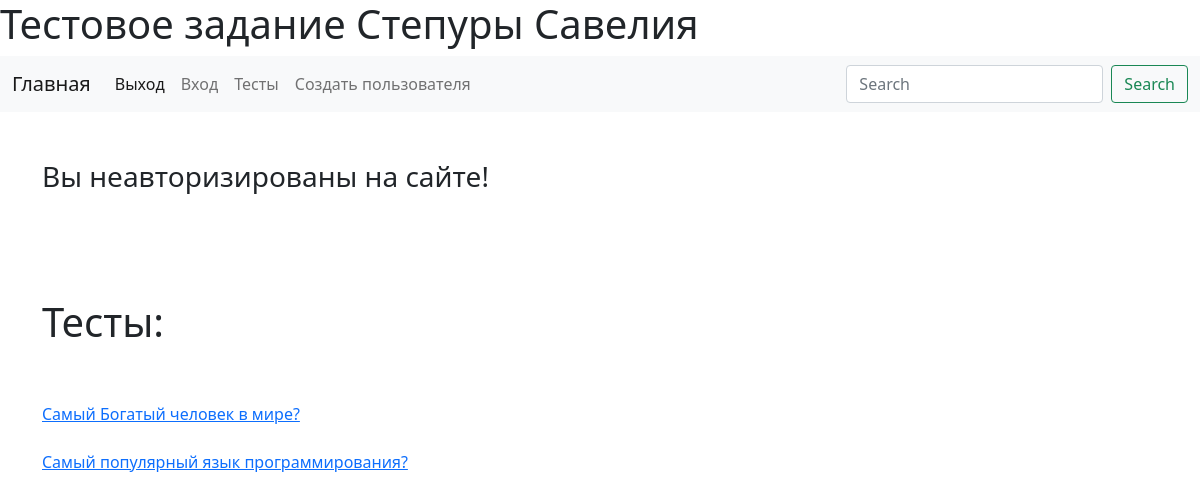
Screenshot of /polls/ with the database file from the repository.
### polls/models.py (models this page shows)
class Poll(models.Model):
    author = models.ForeignKey(User, on_delete=models.SET_NULL, null=True)
    title = models.CharField(max_length=255)
    def __str__(self):
        return self.title

### polls/views.py (the view)
# urls.py: path('polls/', polls_view),
def polls_view(request):
    cntx = {
        'tests':  Poll.objects.all(),
    }
    return render(request, 'polls.html', context=cntx)

### templates/polls.html
{% extends "base.html" %}
{% load static %}
{% block content %}
    <div class="container">
      <h1>Тесты:</h1>
        <br>
        <br>
        {% for test in tests %}
         <a href="/polls/{{test.pk}}">{{ test }}</a>
        <br> <br>
        {% endfor %}
        <br>
    </div>
{% endblock %}

### rows the page displays
Poll: title "Самый Богатый человек в мире?"
Poll: title "Самый популярный язык программирования?"
